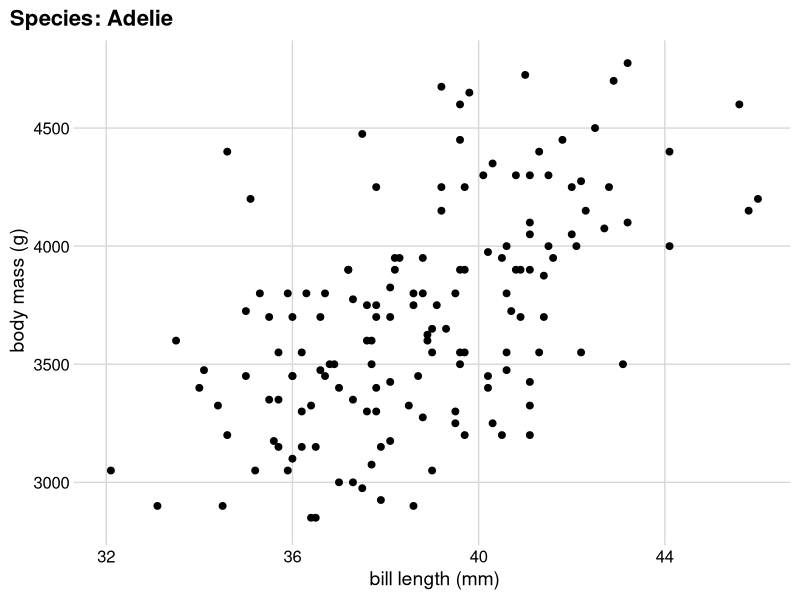
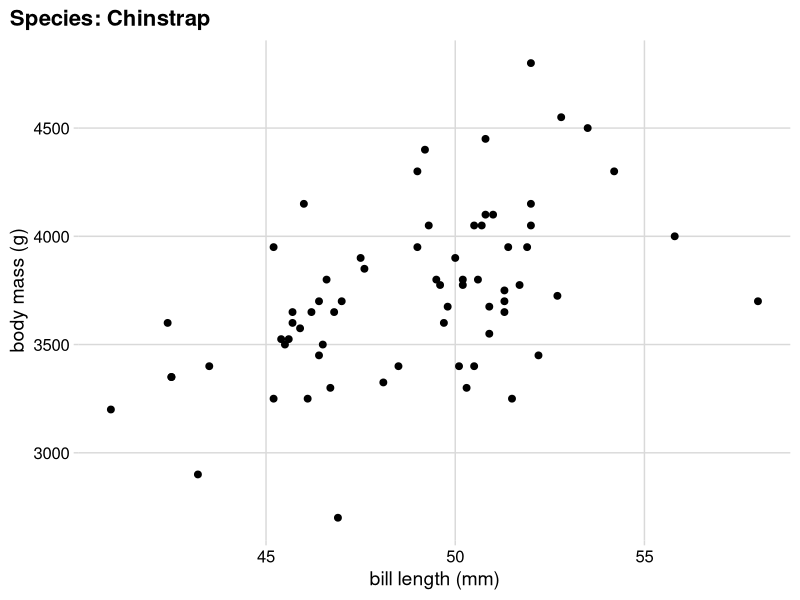
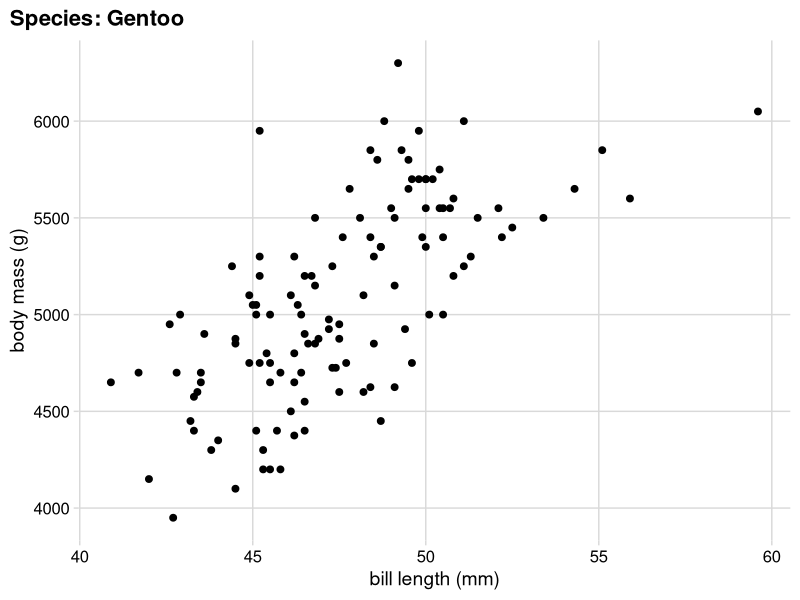
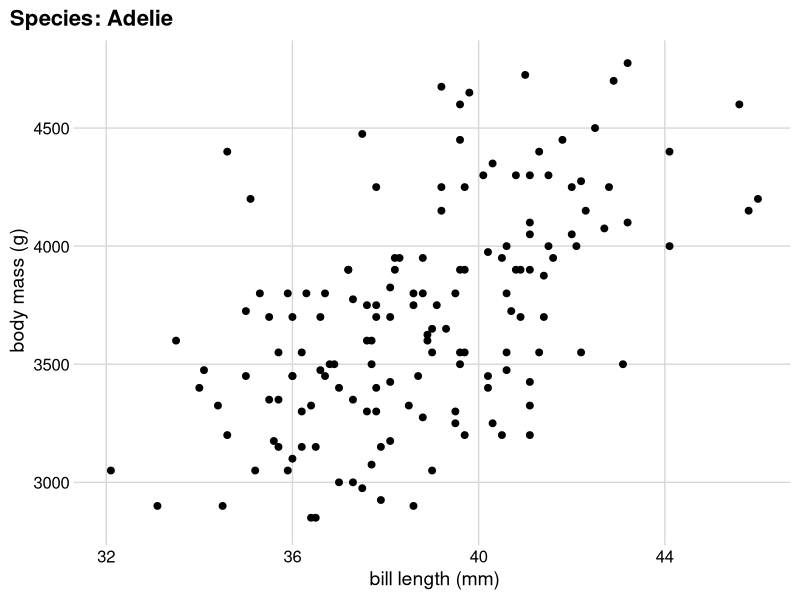
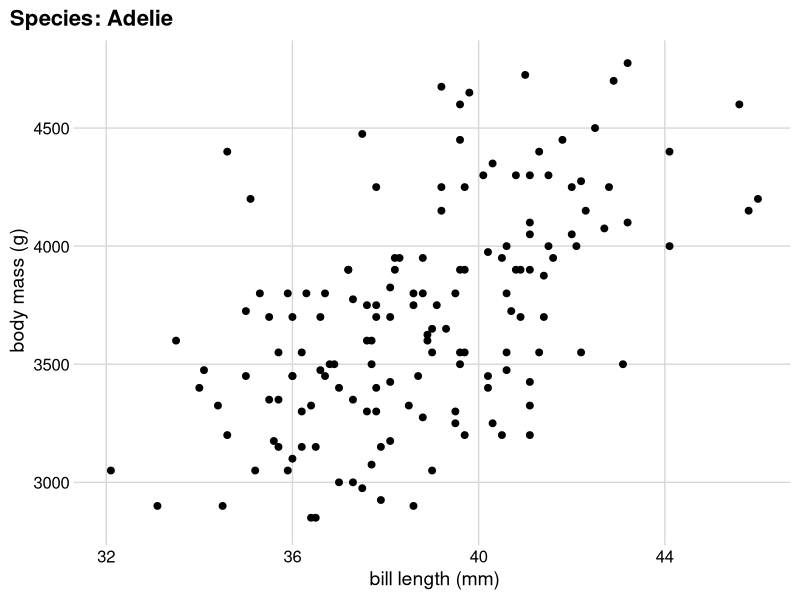
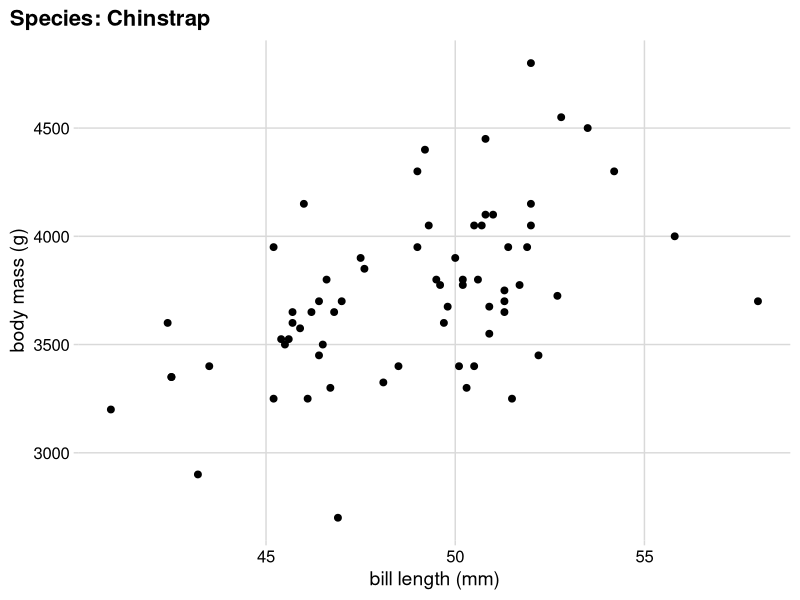
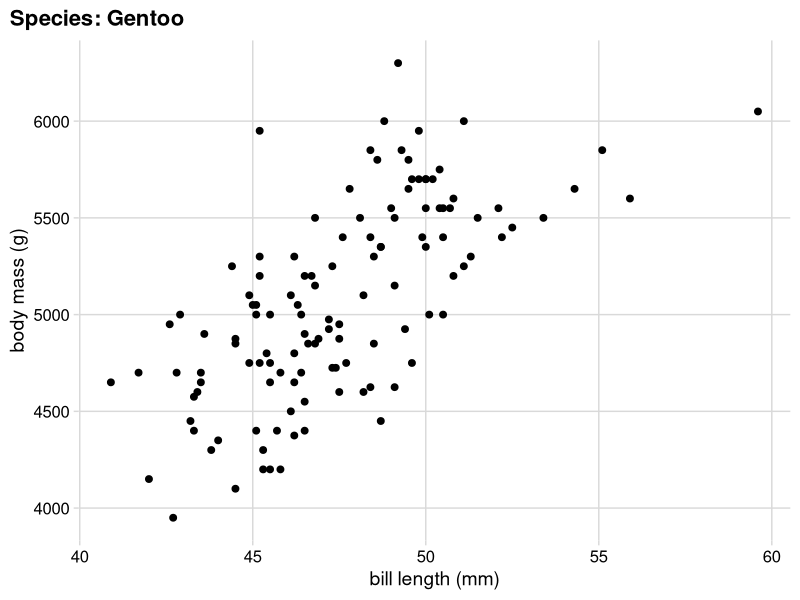
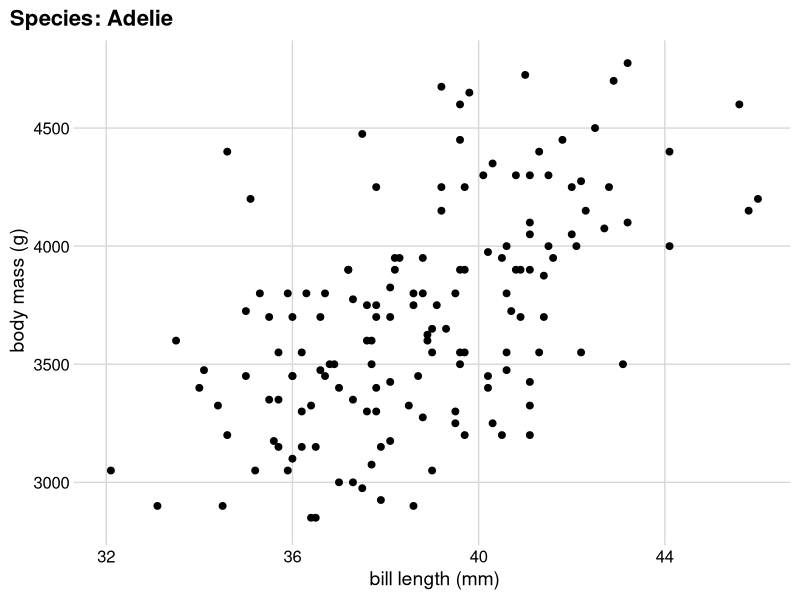

Reproduce these figures in R, in order.
## ---- chunk 1
#| include: false
library(tidyverse)
library(palmerpenguins)
library(cowplot)
library(glue)
library(here)

# ggplot2 settings so plots scale well for slide size 
theme_set(theme_gray(14))
update_geom_defaults("point", list(size = 2))
update_geom_defaults("line", list(linewidth = 1))
## ---- chunk 2
#| label: penguins-plot-Adelie
#| echo: true
#| fig-width: 6
#| fig-asp: 0.75
#| fig-cap: "&nbsp;"
#| out-width: "100%"
#| output-location: column-fragment
penguins |>
  filter(species == "Adelie") |>
  ggplot() +
  aes(bill_length_mm, body_mass_g) +
  geom_point() +
  ggtitle("Species: Adelie") +
  xlab("bill length (mm)") +
  ylab("body mass (g)") +
  theme_minimal_grid() +
  theme(plot.title.position = "plot")
## ---- chunk 3
#| label: penguins-plot-Chinstrap
#| echo: true
#| fig-width: 6
#| fig-asp: 0.75
#| fig-cap: "&nbsp;"
#| out-width: "100%"
#| output-location: column
penguins |>
  filter(species == "Chinstrap") |>
  ggplot() +
  aes(bill_length_mm, body_mass_g) +
  geom_point() +
  ggtitle("Species: Chinstrap") +
  xlab("bill length (mm)") +
  ylab("body mass (g)") +
  theme_minimal_grid() +
  theme(plot.title.position = "plot")
## ---- chunk 4
#| label: penguins-plot-Gentoo
#| echo: true
#| fig-width: 6
#| fig-asp: 0.75
#| fig-cap: "&nbsp;"
#| out-width: "100%"
#| output-location: column
penguins |>
  filter(species == "Gentoo") |>
  ggplot() +
  aes(bill_length_mm, body_mass_g) +
  geom_point() +
  ggtitle("Species: Gentoo") +
  xlab("bill length (mm)") +
  ylab("body mass (g)") +
  theme_minimal_grid() +
  theme(plot.title.position = "plot")
## ---- chunk 5
#| label: penguins-plot-Adelie2
#| echo: true
#| fig-width: 6
#| fig-asp: 0.75
#| fig-cap: "&nbsp;"
#| out-width: "100%"
#| output-location: column
#| code-line-numbers: "1,4,8"
species <- "Adelie"

penguins |>
  filter(.data$species == .env$species) |>
  ggplot() +
  aes(bill_length_mm, body_mass_g) +
  geom_point() +
  ggtitle(glue("Species: {species}")) +
  xlab("bill length (mm)") +
  ylab("body mass (g)") +
  theme_minimal_grid() +
  theme(plot.title.position = "plot")
## ---- chunk 6
#| label: penguins-plot-Adelie2a
#| echo: true
#| fig-width: 6
#| fig-asp: 0.75
#| fig-cap: "&nbsp;"
#| out-width: "100%"
#| output-location: column
#| code-line-numbers: "1-1"
species <- "Adelie"

penguins |>
  filter(.data$species == .env$species) |>
  ggplot() +
  aes(bill_length_mm, body_mass_g) +
  geom_point() +
  ggtitle(glue("Species: {species}")) +
  xlab("bill length (mm)") +
  ylab("body mass (g)") +
  theme_minimal_grid() +
  theme(plot.title.position = "plot")
## ---- chunk 7
#| label: penguins-plot-Chinstrap2
#| echo: true
#| fig-width: 6
#| fig-asp: 0.75
#| fig-cap: "&nbsp;"
#| out-width: "100%"
#| output-location: column
#| code-line-numbers: "1-1"
species <- "Chinstrap"

penguins |>
  filter(.data$species == .env$species) |>
  ggplot() +
  aes(bill_length_mm, body_mass_g) +
  geom_point() +
  ggtitle(glue("Species: {species}")) +
  xlab("bill length (mm)") +
  ylab("body mass (g)") +
  theme_minimal_grid() +
  theme(plot.title.position = "plot")
## ---- chunk 8
#| label: penguins-plot-Gentoo2
#| echo: true
#| fig-width: 6
#| fig-asp: 0.75
#| fig-cap: "&nbsp;"
#| out-width: "100%"
#| output-location: column
#| code-line-numbers: "1-1"
species <- "Gentoo"

penguins |>
  filter(.data$species == .env$species) |>
  ggplot() +
  aes(bill_length_mm, body_mass_g) +
  geom_point() +
  ggtitle(glue("Species: {species}")) +
  xlab("bill length (mm)") +
  ylab("body mass (g)") +
  theme_minimal_grid() +
  theme(plot.title.position = "plot")
## ---- chunk 9
#| echo: true
#| output-location: column
#| code-line-numbers: "1,12"
make_plot <- function(species) {
  penguins |>
    filter(.data$species == .env$species) |>
    ggplot() +
    aes(bill_length_mm, body_mass_g) +
    geom_point() +
    ggtitle(glue("Species: {species}")) +
    xlab("bill length (mm)") +
    ylab("body mass (g)") +
    theme_minimal_grid() +
    theme(plot.title.position = "plot")
}
## ---- chunk 10
#| label: penguins-plot-Adelie3
#| echo: true
#| fig-width: 6
#| fig-asp: 0.75
#| fig-cap: "&nbsp;"
#| out-width: "100%"
#| output-location: column
#| code-line-numbers: "14-14"
make_plot <- function(species) {
  penguins |>
    filter(.data$species == .env$species) |>
    ggplot() +
    aes(bill_length_mm, body_mass_g) +
    geom_point() +
    ggtitle(glue("Species: {species}")) +
    xlab("bill length (mm)") +
    ylab("body mass (g)") +
    theme_minimal_grid() +
    theme(plot.title.position = "plot")
}

make_plot("Adelie")
## ---- chunk 11
#| label: penguins-plot-all
#| echo: true
#| fig-width: 6
#| fig-asp: 0.75
#| fig-cap: "&nbsp;"
#| out-width: "100%"
#| output-location: column
make_plot("Adelie")
make_plot("Chinstrap")
make_plot("Gentoo")
## ---- chunk 12
#| echo: true
species <- c("Adelie", "Chinstrap", "Gentoo")
plots <- map(species, make_plot)
## ---- chunk 13
#| label: penguins-plot-map-return
#| echo: true
#| fig-width: 6
#| fig-asp: 0.75
#| fig-cap: "&nbsp;"
#| out-width: "32%"
#| fig-align: left
plots[[1]]
## ---- chunk 14
#| echo: true
species <- c("Adelie", "Chinstrap", "Gentoo")
plots <- map(species, make_plot)
## ---- chunk 15
#| label: penguins-plot-map-return2
#| echo: true
#| fig-width: 6
#| fig-asp: 0.75
#| fig-cap: "&nbsp;"
#| out-width: "32%"
#| fig-align: left
plots[[2]]
## ---- chunk 16
#| echo: true
species <- c("Adelie", "Chinstrap", "Gentoo")
plots <- map(species, make_plot)
## ---- chunk 17
#| label: penguins-plot-map-return3
#| echo: true
#| fig-width: 6
#| fig-asp: 0.75
#| fig-cap: "&nbsp;"
#| out-width: "32%"
#| fig-align: left
plots[[3]]
## ---- chunk 18
#| label: penguins-plot-map
#| echo: true
#| fig-width: 18
#| fig-asp: 0.25
#| fig-cap: "&nbsp;"
#| out-width: "100%"
#| fig-align: left
#| fig-show: hold
species <- c("Adelie", "Chinstrap", "Gentoo")
plots <- map(species, make_plot)

# put all plots side-by-side with patchwork
patchwork::wrap_plots(plots)
## ---- chunk 19
#| echo: true
#| output-location: column
#| code-line-numbers: "2-2"
make_plot <- function(species) {
  penguins |> # hard-coded dataset!
    filter(.data$species == .env$species) |>
    ggplot() +
    aes(bill_length_mm, body_mass_g) +
    geom_point() +
    ggtitle(glue("Species: {species}")) +
    xlab("bill length (mm)") +
    ylab("body mass (g)") +
    theme_minimal_grid() +
    theme(plot.title.position = "plot")
}
## ---- chunk 20
#| echo: true
#| output-location: column
#| code-line-numbers: "1-3"
make_plot2 <- function(data, species) {
  data |>
    # filter no longer needed
    ggplot() +
    aes(bill_length_mm, body_mass_g) +
    geom_point() +
    ggtitle(glue("Species: {species}")) +
    xlab("bill length (mm)") +
    ylab("body mass (g)") +
    theme_minimal_grid() +
    theme(plot.title.position = "plot")
}
## ---- chunk 21
#| echo: true
#| fig-width: 6
#| fig-asp: 0.75
#| fig-cap: "&nbsp;"
#| out-width: "100%"
#| output-location: column
make_plot2 <- function(data, species) {
  data |>
    # filter no longer needed
    ggplot() +
    aes(bill_length_mm, body_mass_g) +
    geom_point() +
    ggtitle(glue("Species: {species}")) +
    xlab("bill length (mm)") +
    ylab("body mass (g)") +
    theme_minimal_grid() +
    theme(plot.title.position = "plot")
}

data_adelie <- penguins |>
  filter(species == "Adelie")

make_plot2(data_adelie, species = "Adelie")
## ---- chunk 22
#| echo: true
penguins |>
  nest(data = -species) |>
  mutate(plots = map(species, make_plot))
## ---- chunk 23
#| label: penguins-plot-tidy
#| echo: true
#| fig-width: 18
#| fig-asp: 0.25
#| fig-cap: "&nbsp;"
#| out-width: "100%"
#| fig-align: left
#| fig-show: hold
penguins |>
  nest(data = -species) |>
  mutate(plots = map(species, make_plot)) |>
  pull(plots) |>
  patchwork::wrap_plots()
## ---- chunk 24
#| label: penguins-plot-tidy2
#| echo: true
#| fig-width: 18
#| fig-asp: 0.25
#| fig-cap: "&nbsp;"
#| out-width: "100%"
#| fig-align: left
#| fig-show: hold
penguins |>
  nest(data = -species) |>
  mutate(plots = map2(data, species, make_plot2)) |>
  pull(plots) |>
  patchwork::wrap_plots()
